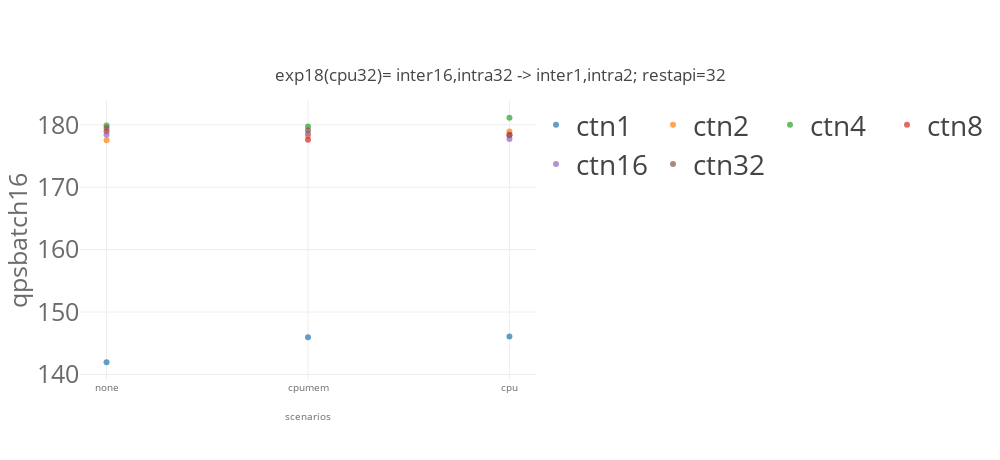
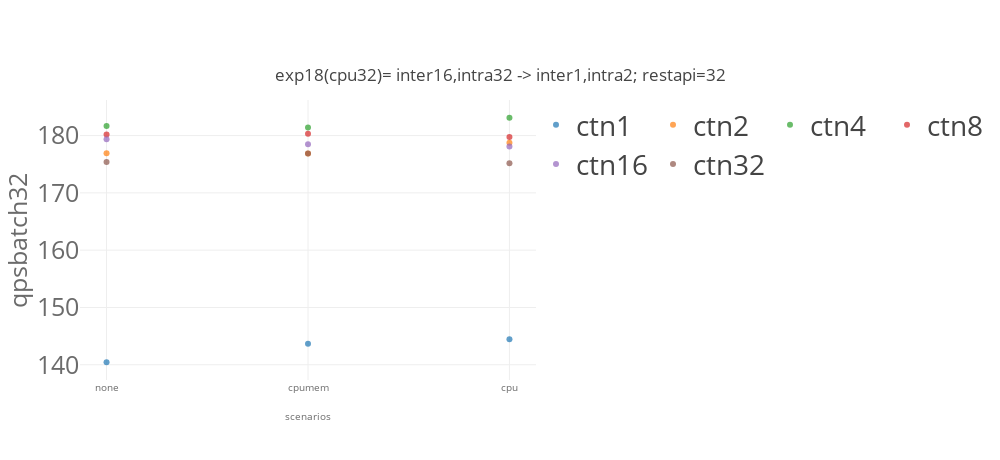
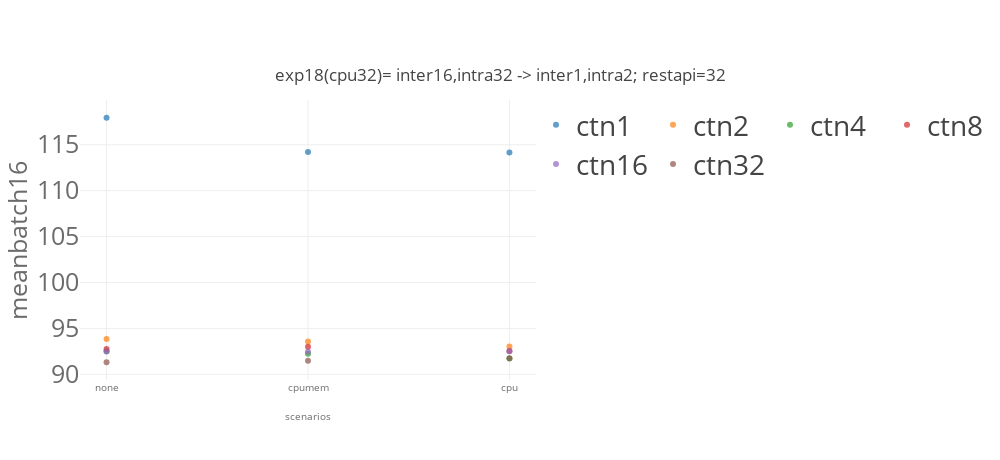
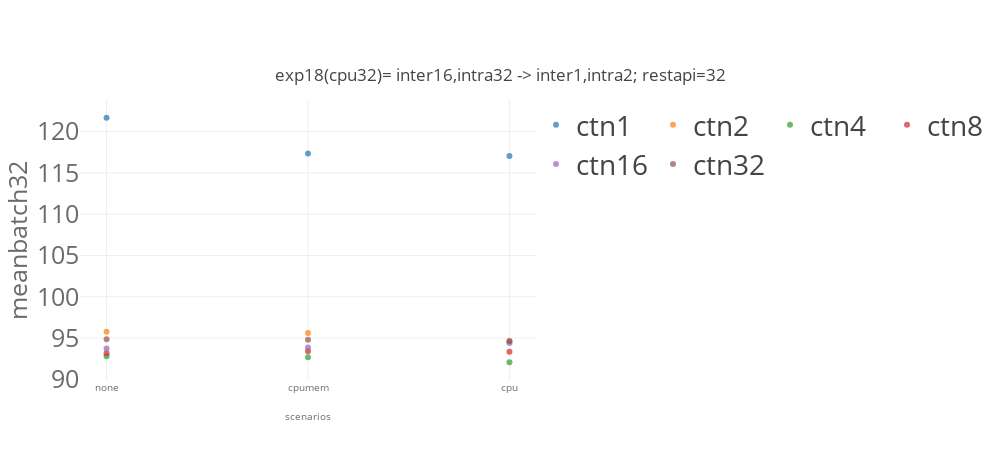

The code cell stored with these charts, in order, in its notebook:
### Code cell
import matplotlib
import matplotlib.pyplot as plt
import numpy as np
from svglib.svglib import svg2rlg
from reportlab.graphics import renderPDF
from reportlab.pdfgen import canvas

from numpy import percentile, mean, std
import plotly.graph_objects as go

from plotly.offline import init_notebook_mode, iplot

import plotly.io as pio
pio.templates.default = "none"
# pio.templates.default = "simple_white"

import plotly.graph_objects as go
from plotly.subplots import make_subplots
import pandas as pd
# import plotly.express as px

for x in ['qps','mean','p99']:
    for cbatch in [16,32]:
        for model_name in ['resnet']:
            list_traces = []
            for numctn in [1,2,4,8,16,32]: 
                dfg_bench = dfg[(dfg['benchmark']== model_name)  & (dfg['cbatch']==cbatch) & (dfg['numctn']==numctn) &\
                            ((dfg['k8senv']=='none') |\
                             (dfg['k8senv']=='cpumem')| (dfg['k8senv']=='cpumemory'))]
#                 print(dfg_bench)


                #data
                trace = go.Scatter(
                    name="ctn"+str(numctn),
                    x=[ 'none','cpumem','cpu'],
                    y= dfg_bench[x].values.tolist(),
        #             error_y = dict(type='data', array=df1_bench['model_time_std'].values.tolist()),
                    opacity=0.7,
                    mode='markers'
                )
                list_traces.append(trace)



            #layout
            layout = go.Layout(
                title={
                    'text': "exp18(cpu32)= inter16,intra32 -> inter1,intra2; restapi=32" ,
                    'y':0.85,
                    'x':0.5,
                    'xanchor': 'center',
                    'yanchor': 'top'},
                width=1000,
                height=460,
                xaxis=dict(
                    title= "scenarios",
                    tickvals=[ 'none','cpumem','cpu'],
                    titlefont=dict(
                        size=10,
                        color='rgb(107, 107, 107)'
                    ),
                    tickfont=dict(
                        size=10,
                        color='rgb(107, 107, 107)'
                    )
                ),
                yaxis=dict(
                    title= x+"batch"+str(cbatch),
                    automargin=True,
                    titlefont=dict(
                        size=25,
                        color='rgb(107, 107, 107)'
                    ),
                    tickfont=dict(
                        size=25,
                        color='rgb(107, 107, 107)'
                    ),    
                ),
                legend=dict(
                    x=1.0,
                    y=1.0,
                    bgcolor='rgba(255, 255, 255, 0)',
                    bordercolor='rgba(255, 255, 255, 0)',
                    font = dict( size = 28)
                ),
                barmode='group',
                bargap=0.15,
                bargroupgap=0.08
        #         legend_orientation="h"
            )

        data = list_traces
        fig = go.Figure(data=data, layout=layout)
        fig.update_layout(legend_orientation="h")
        fig.show()    

    #     fig.write_image(path + model_name + k8senv +'.pdf')

### Figure 1 — Plotly figure (JSON) as saved in the notebook; plotly's stock layout.template omitted (floating-point values rounded to 4 significant figures)
{"data": [{"mode": "markers", "name": "ctn1", "opacity": 0.7, "type": "scatter", "x": ["none", "cpumem", "cpu"], "y": [142.0, 146.0, 146.1, 146.4, 146.7, 147.8, 146.8, 147.2, 145.9, 146.4]}, {"mode": "markers", "name": "ctn2", "opacity": 0.7, "type": "scatter", "x": ["none", "cpumem", "cpu"], "y": [177.5, 178.2, 178.9, 180.0, 179.8, 179.5, 180.4, 180.5, 180.5, 180.0]}, {"mode": "markers", "name": "ctn4", "opacity": 0.7, "type": "scatter", "x": ["none", "cpumem", "cpu"], "y": [179.9, 179.7, 181.1, 181.9, 180.8, 181.9, 180.9, 181.7, 181.5, 181.3]}, {"mode": "markers", "name": "ctn8", "opacity": 0.7, "type": "scatter", "x": ["none", "cpumem", "cpu"], "y": [178.9, 177.6, 178.4, 179.6, 181.2, 181.3, 180.9, 180.9, 181.0, 180.9]}, {"mode": "markers", "name": "ctn16", "opacity": 0.7, "type": "scatter", "x": ["none", "cpumem", "cpu"], "y": [178.4, 178.6, 177.7, 177.9, 178.9, 179.3, 180.0, 180.4, 180.8, 179.7]}, {"mode": "markers", "name": "ctn32", "opacity": 0.7, "type": "scatter", "x": ["none", "cpumem", "cpu"], "y": [179.5, 179.1, 178.3, 179.2, 180.0, 179.3, 176.8, 179.5, 179.2, 181.0]}], "layout": {"bargap": 0.15, "bargroupgap": 0.08, "barmode": "group", "height": 460, "legend": {"bgcolor": "rgba(255, 255, 255, 0)", "bordercolor": "rgba(255, 255, 255, 0)", "font": {"size": 28}, "orientation": "h", "x": 1, "y": 1}, "title": {"text": "exp18(cpu32)= inter16,intra32 -> inter1,intra2; restapi=32", "x": 0.5, "xanchor": "center", "y": 0.85, "yanchor": "top"}, "width": 1000, "xaxis": {"tickfont": {"color": "rgb(107, 107, 107)", "size": 10}, "tickvals": ["none", "cpumem", "cpu"], "title": {"font": {"color": "rgb(107, 107, 107)", "size": 10}, "text": "scenarios"}}, "yaxis": {"automargin": true, "tickfont": {"color": "rgb(107, 107, 107)", "size": 25}, "title": {"font": {"color": "rgb(107, 107, 107)", "size": 25}, "text": "qpsbatch16"}}}}

### Figure 2 — Plotly figure (JSON) as saved in the notebook; plotly's stock layout.template omitted (floating-point values rounded to 4 significant figures)
{"data": [{"mode": "markers", "name": "ctn1", "opacity": 0.7, "type": "scatter", "x": ["none", "cpumem", "cpu"], "y": [140.4, 143.7, 144.5, 146.3, 148.6, 149.7, 148.0, 147.9, 147.7, 147.6]}, {"mode": "markers", "name": "ctn2", "opacity": 0.7, "type": "scatter", "x": ["none", "cpumem", "cpu"], "y": [176.9, 176.9, 178.7, 179.0, 178.7, 177.7, 178.0, 177.7, 178.4, 179.0]}, {"mode": "markers", "name": "ctn4", "opacity": 0.7, "type": "scatter", "x": ["none", "cpumem", "cpu"], "y": [181.7, 181.4, 183.1, 182.5, 183.4, 183.8, 180.8, 183.4, 183.0, 182.7]}, {"mode": "markers", "name": "ctn8", "opacity": 0.7, "type": "scatter", "x": ["none", "cpumem", "cpu"], "y": [180.2, 180.3, 179.8, 181.2, 181.9, 182.2, 181.9, 181.6, 181.8, 182.0]}, {"mode": "markers", "name": "ctn16", "opacity": 0.7, "type": "scatter", "x": ["none", "cpumem", "cpu"], "y": [179.4, 178.5, 178.1, 179.0, 179.3, 180.0, 180.8, 181.1, 181.2, 181.0]}, {"mode": "markers", "name": "ctn32", "opacity": 0.7, "type": "scatter", "x": ["none", "cpumem", "cpu"], "y": [175.4, 176.9, 175.2, 176.0, 176.9, 176.9, 175.4, 176.7, 177.3, 177.1]}], "layout": {"bargap": 0.15, "bargroupgap": 0.08, "barmode": "group", "height": 460, "legend": {"bgcolor": "rgba(255, 255, 255, 0)", "bordercolor": "rgba(255, 255, 255, 0)", "font": {"size": 28}, "orientation": "h", "x": 1, "y": 1}, "title": {"text": "exp18(cpu32)= inter16,intra32 -> inter1,intra2; restapi=32", "x": 0.5, "xanchor": "center", "y": 0.85, "yanchor": "top"}, "width": 1000, "xaxis": {"tickfont": {"color": "rgb(107, 107, 107)", "size": 10}, "tickvals": ["none", "cpumem", "cpu"], "title": {"font": {"color": "rgb(107, 107, 107)", "size": 10}, "text": "scenarios"}}, "yaxis": {"automargin": true, "tickfont": {"color": "rgb(107, 107, 107)", "size": 25}, "title": {"font": {"color": "rgb(107, 107, 107)", "size": 25}, "text": "qpsbatch32"}}}}

### Figure 3 — Plotly figure (JSON) as saved in the notebook; plotly's stock layout.template omitted (floating-point values rounded to 4 significant figures)
{"data": [{"mode": "markers", "name": "ctn1", "opacity": 0.7, "type": "scatter", "x": ["none", "cpumem", "cpu"], "y": [117.9, 114.2, 114.1, 114.1, 113.5, 112.8, 113.7, 113.6, 114.2, 113.7]}, {"mode": "markers", "name": "ctn2", "opacity": 0.7, "type": "scatter", "x": ["none", "cpumem", "cpu"], "y": [93.86, 93.57, 93.02, 92.52, 92.65, 92.71, 92.11, 92.25, 92.38, 92.42]}, {"mode": "markers", "name": "ctn4", "opacity": 0.7, "type": "scatter", "x": ["none", "cpumem", "cpu"], "y": [92.51, 92.25, 91.73, 91.25, 91.65, 91.17, 91.42, 91.23, 91.32, 91.38]}, {"mode": "markers", "name": "ctn8", "opacity": 0.7, "type": "scatter", "x": ["none", "cpumem", "cpu"], "y": [92.76, 93.0, 92.54, 92.08, 91.48, 91.66, 91.6, 91.7, 91.57, 91.72]}, {"mode": "markers", "name": "ctn16", "opacity": 0.7, "type": "scatter", "x": ["none", "cpumem", "cpu"], "y": [92.49, 92.46, 92.51, 92.81, 92.04, 91.86, 91.72, 91.67, 91.63, 91.87]}, {"mode": "markers", "name": "ctn32", "opacity": 0.7, "type": "scatter", "x": ["none", "cpumem", "cpu"], "y": [91.31, 91.46, 91.75, 91.72, 91.58, 91.47, 91.57, 91.62, 91.28, 91.19]}], "layout": {"bargap": 0.15, "bargroupgap": 0.08, "barmode": "group", "height": 460, "legend": {"bgcolor": "rgba(255, 255, 255, 0)", "bordercolor": "rgba(255, 255, 255, 0)", "font": {"size": 28}, "orientation": "h", "x": 1, "y": 1}, "title": {"text": "exp18(cpu32)= inter16,intra32 -> inter1,intra2; restapi=32", "x": 0.5, "xanchor": "center", "y": 0.85, "yanchor": "top"}, "width": 1000, "xaxis": {"tickfont": {"color": "rgb(107, 107, 107)", "size": 10}, "tickvals": ["none", "cpumem", "cpu"], "title": {"font": {"color": "rgb(107, 107, 107)", "size": 10}, "text": "scenarios"}}, "yaxis": {"automargin": true, "tickfont": {"color": "rgb(107, 107, 107)", "size": 25}, "title": {"font": {"color": "rgb(107, 107, 107)", "size": 25}, "text": "meanbatch16"}}}}

### Figure 4 — Plotly figure (JSON) as saved in the notebook; plotly's stock layout.template omitted (floating-point values rounded to 4 significant figures)
{"data": [{"mode": "markers", "name": "ctn1", "opacity": 0.7, "type": "scatter", "x": ["none", "cpumem", "cpu"], "y": [121.7, 117.3, 117.0, 115.8, 114.2, 113.3, 114.6, 114.4, 114.7, 114.8]}, {"mode": "markers", "name": "ctn2", "opacity": 0.7, "type": "scatter", "x": ["none", "cpumem", "cpu"], "y": [95.77, 95.61, 94.59, 94.16, 94.41, 94.58, 94.98, 95.14, 94.61, 94.34]}, {"mode": "markers", "name": "ctn4", "opacity": 0.7, "type": "scatter", "x": ["none", "cpumem", "cpu"], "y": [92.78, 92.68, 92.07, 92.38, 91.68, 91.55, 92.04, 91.63, 91.96, 92.07]}, {"mode": "markers", "name": "ctn8", "opacity": 0.7, "type": "scatter", "x": ["none", "cpumem", "cpu"], "y": [93.17, 93.39, 93.34, 92.38, 92.45, 92.47, 92.81, 92.78, 92.24, 92.23]}, {"mode": "markers", "name": "ctn16", "opacity": 0.7, "type": "scatter", "x": ["none", "cpumem", "cpu"], "y": [93.73, 93.85, 94.39, 93.95, 93.51, 92.91, 93.09, 93.11, 92.82, 92.94]}, {"mode": "markers", "name": "ctn32", "opacity": 0.7, "type": "scatter", "x": ["none", "cpumem", "cpu"], "y": [94.85, 94.78, 94.63, 94.45, 94.72, 94.21, 94.82, 94.78, 94.26, 94.42]}], "layout": {"bargap": 0.15, "bargroupgap": 0.08, "barmode": "group", "height": 460, "legend": {"bgcolor": "rgba(255, 255, 255, 0)", "bordercolor": "rgba(255, 255, 255, 0)", "font": {"size": 28}, "orientation": "h", "x": 1, "y": 1}, "title": {"text": "exp18(cpu32)= inter16,intra32 -> inter1,intra2; restapi=32", "x": 0.5, "xanchor": "center", "y": 0.85, "yanchor": "top"}, "width": 1000, "xaxis": {"tickfont": {"color": "rgb(107, 107, 107)", "size": 10}, "tickvals": ["none", "cpumem", "cpu"], "title": {"font": {"color": "rgb(107, 107, 107)", "size": 10}, "text": "scenarios"}}, "yaxis": {"automargin": true, "tickfont": {"color": "rgb(107, 107, 107)", "size": 25}, "title": {"font": {"color": "rgb(107, 107, 107)", "size": 25}, "text": "meanbatch32"}}}}
